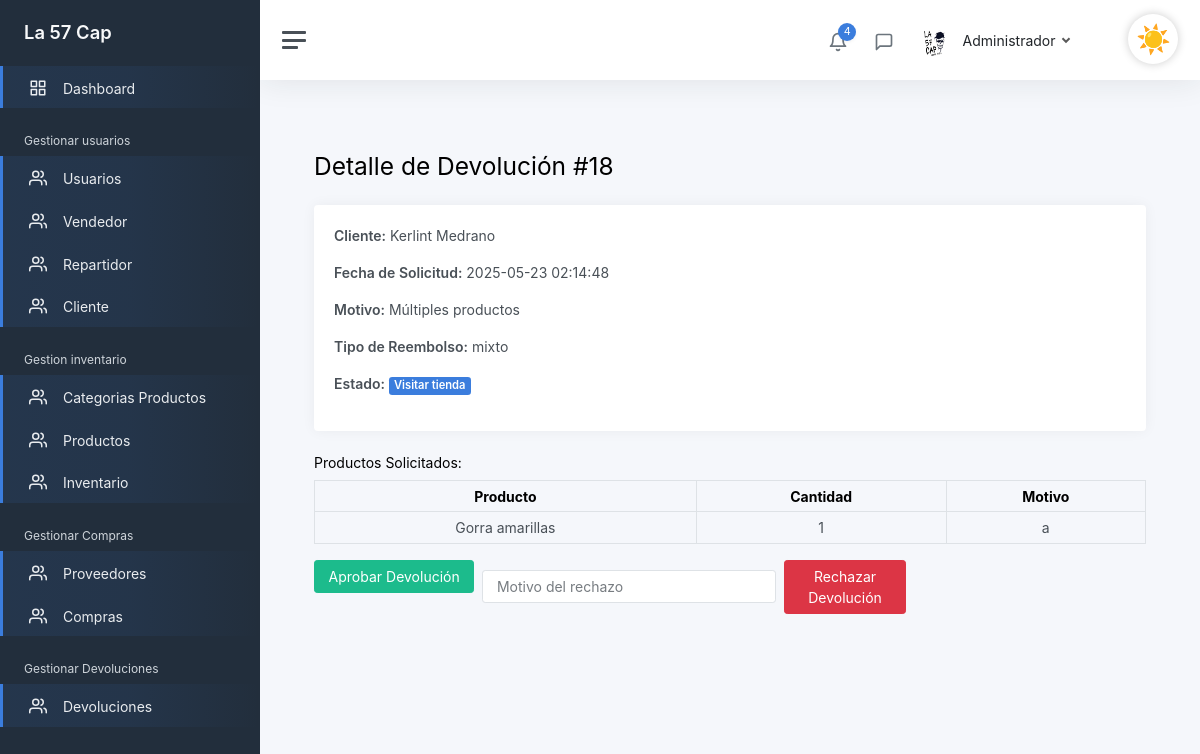
The page /admin/devoluciones/detalle?id=18 (signed in) on the database as committed earlier.
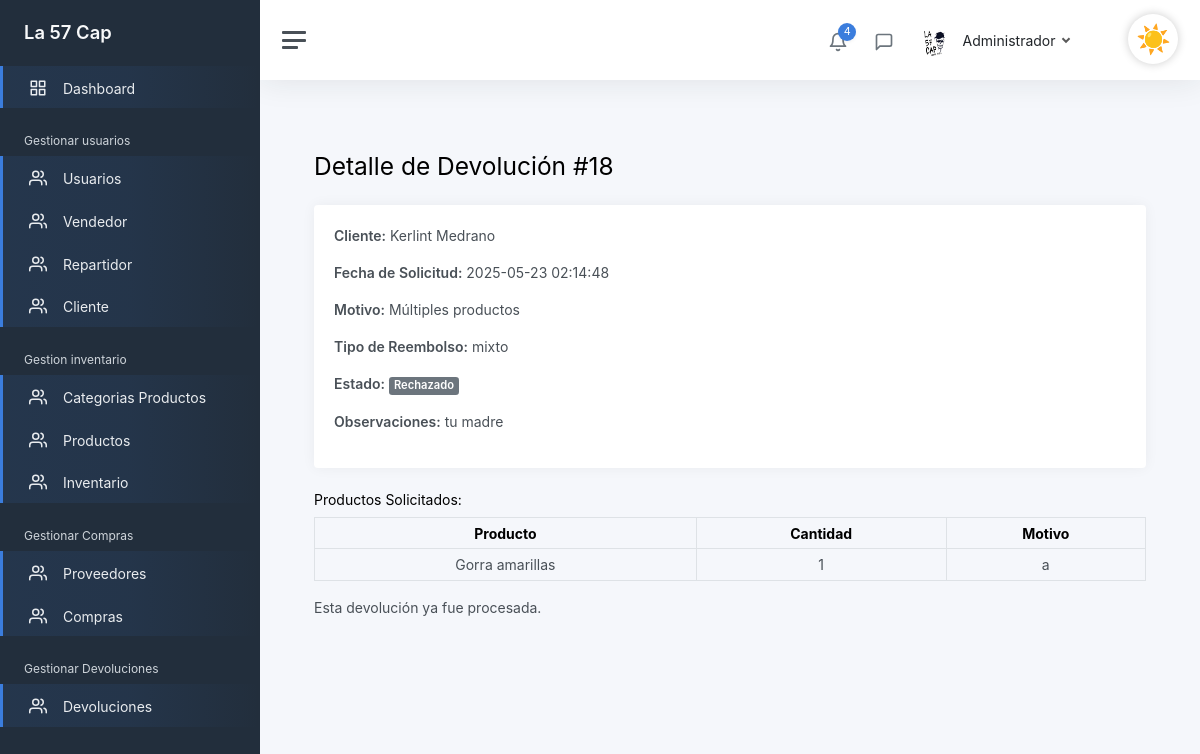
The same page on the database as committed later.
### tables this page shows
CREATE TABLE `devoluciones`  (
  `idDevoluciones` int(0) NOT NULL AUTO_INCREMENT,
  `fecha_solicitud` datetime(0) NOT NULL,
  `motivo` varchar(200) NOT NULL,
  `Aprobado` tinyint(0) NOT NULL,
  `tipo_reembolso` varchar(45) NOT NULL,
  `observaciones` varchar(200) NOT NULL,
  `ventas_idventas` int(0) NOT NULL,
  `cliente_idcliente` int(0) NOT NULL,
  `eliminado` tinyint(0) NULL DEFAULT 0,
  `Estado` varchar(40) NOT NULL,
  PRIMARY KEY (`idDevoluciones`) USING BTREE,
  INDEX `fk_Devoluciones_ventas1_idx`(`ventas_idventas`) USING BTREE,
  INDEX `fk_Devoluciones_cliente1_idx`(`cliente_idcliente`) USING BTREE,
  CONSTRAINT `fk_Devoluciones_cliente1` FOREIGN KEY (`cliente_idcliente`) REFERENCES `cliente` (`idcliente`) ON DELETE RESTRICT ON UPDATE RESTRICT,
  CONSTRAINT `fk_Devoluciones_ventas1` FOREIGN KEY (`ventas_idventas`) REFERENCES `ventas` (`idventas`) ON DELETE RESTRICT ON UPDATE RESTRICT
);

### controllers/DevolucionController.php (called while the page is built, shortened)
<?php
class DevolucionController
{
    public static function detalle(Router $router)
    {
        $id = $_GET['id'] ?? null;
        $devolucion = Devolucion::obtenerConCliente($id);
        $detalles = DevolucionDetalle::obtenerDetallesConProducto($id);
        $router->renderAdmin('admin/devoluciones/detalle', [
            'devolucion' => $devolucion,
            'detalles' => $detalles
        ]);
    }
}

### public/index.php (called while the page is built, shortened)
<?php
$router = new Router();
$router->get('/login', [LoginController::class, 'login']);
$router->post('/login', [LoginController::class, 'login']);
$router->get('/logout', [LoginController::class, 'logout']);
$router->get('/olvide-cuenta', [UsuarioController::class, 'olvide']);
$router->post('/olvide-cuenta', [UsuarioController::class, 'olvide']);
$router->get('/recuperar-cuenta', [UsuarioController::class, 'recuperar']);
$router->post('/recuperar-cuenta', [UsuarioController::class, 'recuperar']);
$router->get('/confirmar-cuenta', [UsuarioController::class, 'confirmarCuenta']);
$router->post('/confirmar-cuenta', [UsuarioController::class, 'confirmarCuenta']);
$router->get('/crear-cuenta', [RegistroController::class, 'crearCuenta']);
$router->post('/crear-cuenta', [RegistroController::class, 'crearCuenta']);
$router->get('/mensaje-confirmacion', [RegistroController::class, 'mensajeConfirmacion']);
$router->get('/reenviar-confirmacion', [RegistroController::class, 'reenviarConfirmacion']);
$router->post('/reenviar-confirmacion', [RegistroController::class, 'reenviarConfirmacion']);
$router->get('/', [LandingController::class, 'index']);
$router->get('/cliente/pedidos', [ClientePanelController::class, 'pedidos']);
$router->get('/cliente/devolucion', [ClienteController::class, 'solicitarDevolucion']);
$router->post('/cliente/devolucion', [ClienteController::class, 'registrarDevolucion']);
$router->post('/cliente/devolucion/guardar', [ClienteController::class, 'guardarDevolucion']);
$router->get('/tienda', [TiendaController::class, 'shop']);
$router->post('/tienda', fn: [TiendaController::class, 'shop']);
$router->get('/producto', [ProductoController::class, 'ver']);
$router->get('/carrito', [CarritoController::class, 'mostrar']);
$router->get('/carrito/agregar', [CarritoController::class, 'agregar']);
$router->get('/carrito/eliminar', [CarritoController::class, 'eliminar']);
$router->post('/carrito/actualizar', [CarritoController::class, 'actualizar']);
$router->get('/checkout', [CheckoutController::class, 'mostrar']);
$router->post('/checkout/confirmar', [CheckoutController::class, 'confirmar']);
$router->get('/checkout/exito', [CheckoutController::class, 'exito']);
$router->get('/cliente/pedido', [ClienteController::class, 'pedido']);
$router->get('/SobreNosotros', [LandingController::class, 'about']);
$router->get('/Contactanos', [LandingController::class, 'contact']);
$router->get('/admin', [AdminController::class, 'Admin']);
$router->post('/admin', [AdminController::class, 'Admin']);
$router->get('/admin/GestionarUsuario', [UsuarioController::class, 'GestionarUsuario']);
$router->post('/admin/GestionarUsuario', [UsuarioController::class, 'GestionarUsuario']);
$router->get('/admin/CrearUsuario', [UsuarioController::class, 'crearUsuario']);
$router->post('/admin/CrearUsuario', [UsuarioController::class, 'crearUsuario']);
$router->get('/admin/ActualizarUsuario', [UsuarioController::class, 'ActualizarUsuario']);
$router->post('/admin/ActualizarUsuario', [UsuarioController::class, 'ActualizarUsuario']);
$router->get('/admin/EliminarUsuario', [UsuarioController::class, 'EliminarUsuario']);
$router->post('/admin/EliminarUsuario', [UsuarioController::class, 'EliminarUsuario']);
$router->get('/admin/Dashboard', [DashBoardController::class, 'Dashboard']);
$router->post('/admin/Dashboard', [DashBoardController::class, 'Dashboard']);
$router->get('/admin/GestionarCliente', [ClienteController::class, 'GestionarCliente']);
$router->post('/admin/GestionarCliente', [ClienteController::class, 'GestionarCliente']);
$router->get('/admin/GestionarVendedores', [VendedorController::class, 'GestionarVendedores']);
$router->post('/admin/GestionarVendedores', [VendedorController::class, 'GestionarVendedores']);
$router->get('/admin/CrearVendedor', [VendedorController::class, 'crearvendedor']);
$router->post('/admin/CrearVendedor', [VendedorController::class, 'crearvendedor']);
$router->get('/admin/ActualizarVendedor', [VendedorController::class, 'ActualizarVendedor']);
$router->post('/admin/ActualizarVendedor', [VendedorController::class, 'ActualizarVendedor']);
$router->post('/admin/EliminarVendedor', [VendedorController::class, 'EliminarVendedor']);
$router->get('/admin/GestionarRepartidor', [RepartidorControllers::class, 'GestionarRepartidores']);
$router->post('/admin/GestionarRepartidor', [RepartidorControllers::class, 'GestionarRepartidores']);
$router->get('/admin/CrearRepartidor', [RepartidorControllers::class, 'CrearRepartidor']);
$router->post('/admin/CrearRepartidor', [RepartidorControllers::class, 'CrearRepartidor']);
$router->get('/admin/ActualizarRepartidor', [RepartidorControllers::class, 'ActualizarRepartidor']);
$router->post('/admin/ActualizarRepartidor', [RepartidorControllers::class, 'ActualizarRepartidor']);
$router->post('/admin/EliminarRepartidor', [RepartidorControllers::class, 'EliminarRepartidor']);
$router->get('/admin/GestionarProveedores', [ProveedorController::class, 'GestionarProveedores']);
$router->post('/admin/GestionarProveedores', [ProveedorController::class, 'GestionarProveedores']);
$router->get('/admin/CrearProveedor', [ProveedorController::class, 'CrearProveedor']);
$router->post('/admin/CrearProveedor', [ProveedorController::class, 'CrearProveedor']);
$router->get('/admin/ActualizarProveedor', [ProveedorController::class, 'ActualizarProveedor']);
$router->post('/admin/ActualizarProveedor', [ProveedorController::class, 'ActualizarProveedor']);
$router->post('/admin/EliminarProveedor', [ProveedorController::class, 'EliminarProveedor']);
$router->get('/admin/GestionarCategoriaProducto', [CategoriaProductoController::class, 'GestionarCategorias']);
$router->post('/admin/GestionarCategoriaProducto', [CategoriaProductoController::class, 'GestionarCategorias']);
$router->get('/admin/CrearCategoriaProducto', [CategoriaProductoController::class, 'CrearCategoria']);
$router->post('/admin/CrearCategoriaProducto', [CategoriaProductoController::class, 'CrearCategoria']);
$router->get('/admin/ActualizarCategoriaProducto', [CategoriaProductoController::class, 'ActualizarCategoria']);
$router->post('/admin/ActualizarCategoriaProducto', [CategoriaProductoController::class, 'ActualizarCategoria']);
$router->post('/admin/EliminarCategoriaProducto', [CategoriaProductoController::class, 'EliminarCategoria']);
$router->get('/admin/GestionarProducto', [ProductoController::class, 'GestionarProductos']);
$router->post('/admin/GestionarProducto', [ProductoController::class, 'GestionarProductos']);
$router->get('/admin/CrearProducto', [ProductoController::class, 'CrearProducto']);
$router->post('/admin/CrearProducto', [ProductoController::class, 'CrearProducto']);
$router->get('/admin/ActualizarProducto', [ProductoController::class, 'ActualizarProducto']);
$router->post('/admin/ActualizarProducto', [ProductoController::class, 'ActualizarProducto']);
$router->post('/admin/EliminarProducto', [ProductoController::class, 'EliminarProducto']);
$router->get('/admin/GenerarCodigoBarras', [ProductoController::class, 'VerCodigoBarras']);
$router->get('/admin/DescargarCodigoBarras', [ProductoController::class, 'DescargarCodigoBarras']);
$router->get('/admin/VerProducto', [ProductoController::class, 'VerProducto']);
$router->get('/admin/InventarioGeneral', [InventarioController::class, 'GestionarInventario']);
$router->get('/admin/GestionarCompras', [CompraController::class, 'GestionarCompras']);
$router->get('/admin/CrearCompra', [CompraController::class, 'CrearCompra']);
$router->post('/admin/CrearCompra', [CompraController::class, 'CrearCompra']);
$router->get('/admin/DetalleCompra', [CompraController::class, 'VerDetalleCompra']);
$router->get('/admin/devoluciones', [DevolucionController::class, 'gestionar']);
$router->get('/admin/devoluciones/detalle', [DevolucionController::class, 'detalle']);
$router->post('/admin/devoluciones/aprobar', [DevolucionController::class, 'aprobar']);
$router->post('/admin/devoluciones/rechazar', [DevolucionController::class, 'rechazar']);
$router->post('/admin/devoluciones/visitar-tienda', [DevolucionController::class, 'visitarTienda']);
$router->get('/Vendedor', [VendedorController::class, 'Vendedor']);
$router->get('/vendedor/realizar-venta', [VendedorController::class, 'realizarVenta']);
$router->post('/vendedor/realizar-venta', [VendedorController::class, 'realizarVenta']);
$router->get('/vendedor/ticket', [VendedorController::class, 'ticket']);
$router->get('/vendedor/ticket-pdf', [VendedorController::class, 'ticketPDF']);
$router->get('/api/producto', [ApiVentaController::class, 'buscar']);
$router->get('/api/cliente', [ApiVentaController::class, 'buscarCliente']);
$router->get('/vendedor/pedidos', [VendedorController::class, 'listarPedidosPendientes']);
$router->get('/vendedor/inventario', [InventarioController::class, 'Inventario']);
$router->get('/vendedor/VerProducto', [VendedorController::class, 'VerProducto']);
$router->get('/vendedor/GenerarCodigoBarras', [VendedorController::class, 'VerCodigoBarras']);
$router->get('/vendedor/DescargarCodigoBarras', [VendedorController::class, 'DescargarCodigoBarras']);
$router->get('/vendedor/atender-pedido', [VendedorController::class, 'atenderPedido']);
$router->get('/vendedor/asignar-repartidor', [VendedorController::class, 'asignarRepartidorVista']);
$router->post('/vendedor/asignar-repartidor', [VendedorController::class, 'asignarRepartidor']);
$router->get('/Repartidor', [RepartidorControllers::class, 'Repartidor']);
$router->get('/repartidor/pedidos-en-camino', [RepartidorControllers::class, 'pedidosEnCamino']);
$router->post('/repartidor/confirmar-entrega', [RepartidorControllers::class, 'confirmarEntrega']);
$router->get('/repartidor/pedido', [RepartidorControllers::class, 'verDetalle']);
$router->comprobarRutas();

### models/Devolucion.php (called while the page is built, shortened)
<?php
class Devolucion extends ActiveRecord
{
    public static function obtenerConCliente($idDevolucion)
    {
        $idDevolucion = self::$db->real_escape_string($idDevolucion);
        $query = "
        SELECT d.*, CONCAT(c.p_nombre, ' ', c.p_apellido) AS cliente_nombre
        FROM devoluciones d
        JOIN cliente c ON d.cliente_idcliente = c.idcliente
        WHERE d.idDevoluciones = $idDevolucion
        LIMIT 1
    ";
        $resultado = self::consultarSQL($query);
        return $resultado[0] ?? null;
    }
}

### models/ActiveRecord.php (called while the page is built, shortened)
<?php
class ActiveRecord
{
    protected static $db;
    public static function setDB($database)
    {
        self::$db = $database;
    }
    public static function consultarSQL($query)
    {
        $resultado = self::$db->query($query);
        $array = [];
        while ($registro = $resultado->fetch_assoc()) {
            $array[] = static::crearObjeto($registro);
        }
        return $array;
    }
    protected static function crearObjeto($registro)
    {
        $objeto = new static;
        foreach ($registro as $key => $value) {
            if (property_exists($objeto, $key)) {
                $objeto->$key = $value;
            }
        }
        return $objeto;
    }
}

### includes/funciones.php (called while the page is built, shortened)
<?php
function s($html): string
{
    $s = htmlspecialchars($html);
    return $s;
}

### views/Admin/devoluciones/detalle.php (the view, shortened to what the changed rows need)
<div class="container py-4">
    <h2 class="mb-4">Detalle de Devolución #<?= $devolucion->idDevoluciones ?></h2>
    <div class="card mb-4">
        <div class="card-body">
            <p><strong>Cliente:</strong> <?= s($devolucion->cliente_nombre ?? 'Desconocido') ?></p>
            <p><strong>Fecha de Solicitud:</strong> <?= s($devolucion->fecha_solicitud) ?></p>
            <p><strong>Motivo:</strong> <?= s($devolucion->motivo) ?></p>
            <p><strong>Tipo de Reembolso:</strong> <?= s($devolucion->tipo_reembolso) ?></p>
            <p><strong>Estado:</strong>
                <?php
                $estado = $devolucion->Estado;
                $badgeClass = match ($estado) {
                    'Pendiente' => 'warning',
                    'En devolución' => 'info',
                    'Devolución aprobada' => 'success',
                    'Devolución rechazada' => 'danger',
                    'Visitar tienda' => 'primary',
                    'En proceso' => 'info',
                    'En camino' => 'info',
                    'Entregado' => 'success',
                    default => 'secondary'
                };
                ?>
                <span class="badge bg-<?= $badgeClass ?>"><?= $estado ?></span>
            </p>
            <?php if (!empty($devolucion->observaciones)): ?>
                <p><strong>Observaciones:</strong> <?= s($devolucion->observaciones) ?></p>
            <?php endif; ?>
        </div>
    </div>
    <h5>Productos Solicitados:</h5>
    <table class="table table-sm table-bordered text-center">
        <thead class="table-light">
            <tr>
                <th>Producto</th>
                <th>Cantidad</th>
                <th>Motivo</th>
            </tr>
        </thead>
        <tbody>
        </tbody>
    </table>
    <?php if ($estado === 'Pendiente'): ?>
        <form method="POST" action="/admin/devoluciones/visitar-tienda">
            <input type="hidden" name="id" value="<?= $devolucion->idDevoluciones ?>">
            <button class="btn btn-primary">Marcar como “Visitar tienda”</button>
        </form>
    <?php elseif ($estado === 'Visitar tienda'): ?>
        <div class="d-flex gap-2 mt-3">
            <form method="POST" action="/admin/devoluciones/aprobar">
                <button class="btn btn-success">Aprobar Devolución</button>
            </form>
            <form method="POST" action="/admin/devoluciones/rechazar">
                <div class="d-flex align-items-center gap-2">
                    <input type="text" name="motivo" class="form-control" placeholder="Motivo del rechazo" required>
                    <button class="btn btn-danger">Rechazar Devolución</button>
                </div>
            </form>
        </div>
    <?php else: ?>
        <div class="alert alert-info mt-3">Esta devolución ya fue procesada.</div>
    <?php endif; ?>
</div>

Rows that differ between the two databases and show on the page:
changed devoluciones "Múltiples productos": Estado "Visitar tienda" → "Rechazado"; observaciones (not shown) → "tu madre"
Other text that changed with them:
text no longer shown: "Aprobar Devolución Rechazar Devolución"
text now shown: "Observaciones: Esta devolución ya fue procesada."
